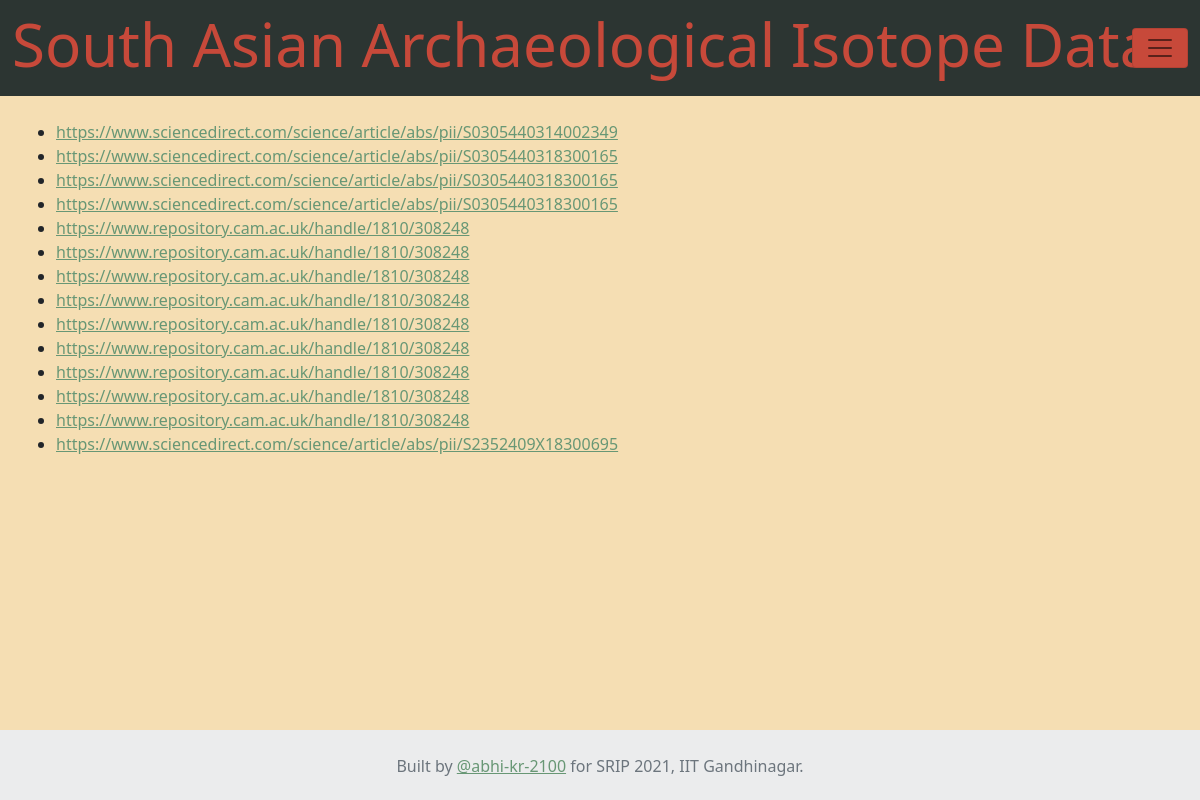
Page /references/ on the committed database.
### isodatabank/models.py (models this page shows, shortened)
class LocationInformation(models.Model):
    location_name = models.CharField(max_length=100)
    description = models.TextField()
    latitude = models.FloatField()
    longitude = models.FloatField()
    original_paper_url = models.URLField()
    archaeological_material_type = models.CharField(max_length=100)
    isotopes = models.CharField(max_length=100)
    dataset_id = models.CharField(max_length=50)

### isodatabank/views.py (the view)
# urls.py: path('references/', ReferencesListView.as_view(), name='references'),
class ReferencesListView(ListView):
    model = LocationInformation
    def get_template_names(self):
        return 'isodatabank/references.html'
    def get_context_data(self, **kwargs):
        validated = ValidationInformation.objects.filter(validated=True)
        locs = [
            l for v in validated \
                for l in LocationInformation.objects.filter(dataset_id=v.dataset_id)
        ]
        return {'locs': locs}

### isodatabank/templates/isodatabank/references.html (shortened to what this page needs)
{% extends "isodatabank/base.html" %}
{% block content %}
<ul>
{% for l in locs %}
    <li>
        <a href="{{ l.original_paper_url }}">{{ l.original_paper_url }}</a>
    </li>
{% endfor %}
</ul>
{% endblock %}

### isodatabank/templates/isodatabank/base.html (shortened to what this page needs)
<!DOCTYPE html>
<html lang="en">
<head>
    <link href="https://cdn.jsdelivr.net/npm/bootstrap@5.0.1/dist/css/bootstrap.min.css" rel="stylesheet">
</head>
<body style="background-color: wheat;">
    <header style="background-color: #2c3532 !important;" class="navbar navbar-light bg-light">
        <div class="container-fluid">
          <h1 style="width: 95%;" class="text-center"><a class="navbar-brand" href="{% url 'home' %}" style="font-size: 1.5em; color: #c7493a !important;">South Asian Archaeological Isotope Data</a></h1>
          <button class="navbar-toggler" type="button" data-bs-toggle="collapse" data-bs-target="#navbarSupportedContent" aria-controls="navbarSupportedContent" aria-expanded="false" aria-label="Toggle navigation">
            <span class="navbar-toggler-icon"></span>
          </button>
        </div>
    </header>
    <main class="m-4" style="padding-bottom: 75px;">
        {% block content %}
        {% endblock %}
    </main>
    <footer style="position: fixed; bottom: 0; width: 100%; height: 70px;" class="footer text-center text-lg-start bg-light text-muted">
      <div class="text-center p-4" style="background-color: rgba(0, 0, 0, 0.05);">
        Built by <a href="https://github.com/abhi-kr-2100">@abhi-kr-2100</a> for SRIP 2021, IIT Gandhinagar.
      </div>
    </footer>
</body>
</html>

### isodatabank/templates/isodatabank/base.html (style rules this page uses)
button.navbar-toggler { background-color: #c7493a !important; }
a { color: #689775 !important; }

### rows in the picture
LocationInformation: original_paper_url "https://www.sciencedirect.com/science/article/abs/pii/S0305440314002349"
LocationInformation: original_paper_url "https://www.sciencedirect.com/science/article/abs/pii/S0305440318300165"
LocationInformation: original_paper_url "https://www.sciencedirect.com/science/article/abs/pii/S0305440318300165"
LocationInformation: original_paper_url "https://www.sciencedirect.com/science/article/abs/pii/S0305440318300165"
LocationInformation: original_paper_url "https://www.repository.cam.ac.uk/handle/1810/308248"
LocationInformation: original_paper_url "https://www.repository.cam.ac.uk/handle/1810/308248"
LocationInformation: original_paper_url "https://www.repository.cam.ac.uk/handle/1810/308248"
LocationInformation: original_paper_url "https://www.repository.cam.ac.uk/handle/1810/308248"
LocationInformation: original_paper_url "https://www.repository.cam.ac.uk/handle/1810/308248"
LocationInformation: original_paper_url "https://www.repository.cam.ac.uk/handle/1810/308248"
LocationInformation: original_paper_url "https://www.repository.cam.ac.uk/handle/1810/308248"
LocationInformation: original_paper_url "https://www.repository.cam.ac.uk/handle/1810/308248"
LocationInformation: original_paper_url "https://www.repository.cam.ac.uk/handle/1810/308248"
LocationInformation: original_paper_url "https://www.sciencedirect.com/science/article/abs/pii/S2352409X18300695"
